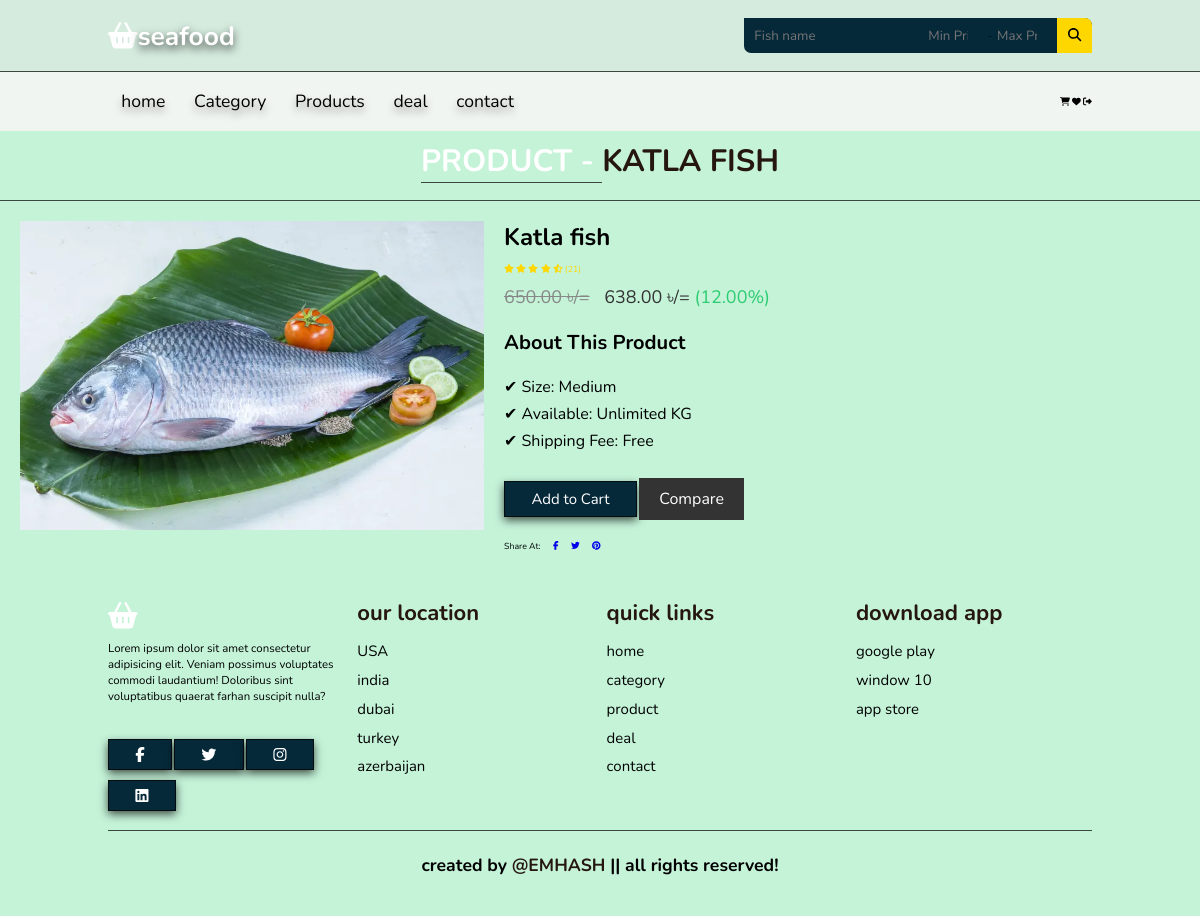
The app's page /product/item/3dc8a2b5-5661-4510-8b11-78c2261b3bcf (signed in) with its own data.
### market/models.py (models this page shows, shortened)
class CommonBaseModel(models.Model):
    uid = models.UUIDField(primary_key=True, default= uuid.uuid4, editable=False)
    created_at = models.DateTimeField(auto_now_add=True)
    updated_at = models.DateTimeField(auto_now=True)
    class Meta:
        abstract = True

class Fish(CommonBaseModel):
    name = models.CharField(max_length=100)
    image = models.ImageField(upload_to="Fishes")
    price = models.DecimalField(max_digits=10, decimal_places=2)
    category = models.ForeignKey(Category, on_delete=models.CASCADE)
    discount = models.DecimalField(max_digits=5, decimal_places=2, blank=True, null=True)
    def discounted_price(self):
        if self.discount:
            return self.price - self.discount
        else:
            return self.price

### market/views.py (the view)
# urls.py: path("product/item/<str:uid>", views.view_product, name="view_product" ),
def view_product(request, uid):
    the_product = get_object_or_404(Fish, uid = uid)
    referring_url = request.META.get('HTTP_REFERER')
    context = {
        "fish":the_product,
    }
    return render(request, "frontend/view_product.html", context)

### market/templatetags/common.py (called while the page is built)
@register.filter
def cart_data(user):
    if Order.objects.filter(user = user, payment=False).exists():
        carts = CartItem.objects.filter(user=user, purchased = False)
    else:
        carts = None
    if carts:
        item = carts.count()
        return item
    else:
        item = 0
        return item

### templates/frontend/view_product.html (shortened to what this page needs)
{% extends "frontend/base/base.html" %}
{% load static %}
{% block css %}
<link rel="stylesheet" href="{% static "css/product_view.css" %}">
{% endblock css %}
{% block content %}
<h1 class="heading"> <span>Product - </span> Katla Fish </h1>
    <main class="main">
        <div class="container">
            <div class="product-view">
                <div class="product-image">
                    <img src="{{fish.image.url}}" alt="Product Image">
                </div>
                <div class="product-details">
                    <h1>{{fish.name}}</h1>
                    <div class="rating">
                        <span class="fas fa-star"></span>
                        <span class="fas fa-star"></span>
                        <span class="fas fa-star"></span>
                        <span class="fas fa-star"></span>
                        <span class="fas fa-star-half-alt"></span>
                        <span>(21)</span>
                    </div>
                    <p class="price">
                        <span class="old-price">{{fish.price}} ৳/=</span>
                        <span class="new-price">{{fish.discounted_price}} ৳/=</span>
                        <span class="discount">({{fish.discount}}%)</span>
                    </p>
                    <div class="description">
                        <h3>About This Product</h3>
                    </div>
                    <ul class="features">
                        <li>✔ Size: Medium</li>
                        <li>✔ Available: {{fish.available}}Unlimited KG</li>
                        <li>✔ Shipping Fee: Free</li>
                    </ul>
                    <div class="cart-add">
                        <a href="{% url "cart_view" fish.uid %}" class="btn">Add to Cart</a>
                        <button type="button">Compare</button>
                    </div>
                    <div class="share">
                        <span>Share At:</span>
                        <a href="#"><i class="fab fa-facebook-f"></i></a>
                        <a href="#"><i class="fab fa-twitter"></i></a>
                        <a href="#"><i class="fab fa-pinterest"></i></a>
                    </div>
                </div>
            </div>
        </div>
    </main>
{% endblock content %}

### static/css/style.css (style rules this page uses)
:root { --green:#c4f3d8; --black:#251610; --darkgreen:#06293a; }
body { background: var(--green); }
* { font-family: 'Nunito', sans-serif; margin: 0; padding: 0; box-sizing: border-box; outline: none; border: none; text-decoration: none; transition: all .2s linear; }
html { font-size: 62.5%; overflow-x: hidden; scroll-padding-top: 6.5rem; scroll-behavior: smooth; }
.btn { display:inline-block; margin-top:1rem; background: var(--darkgreen); color: #fff; padding: .8rem 3rem; font-size:1.7rem; text-align:center; cursor: pointer; box-shadow: 0 0.5rem 1rem rgba(0,0,0,0.7); border:0.1rem solid rgba(0,0,0,0.7); }
.heading { text-align: center; color: var(--black); text-transform: uppercase; padding:1rem; font-size: 3.5rem; padding-bottom:2rem; border-bottom: 0.1rem solid rgba(0,0,0,0.7); }
.heading span { color: #ffffff; text-transform: uppercase; border-bottom: 0.1rem solid rgba(0,0,0,0.7); }
@media (max-width:1200px) { html { font-size: 55%; } }

### static/css/product_view.css (style rules this page uses)
.container { width: 100%; max-width: 1200px; margin: 0 auto; padding: 20px; }
.product-view { display: flex; flex-wrap: wrap; }
.product-image { flex: 0 0 40%; max-width: 40%; }
.product-image img { width: 100%; height: auto; }
.product-details { flex: 0 0 60%; max-width: 60%; padding-left: 20px; }
.product-details h1 { font-size: 24px; margin-bottom: 10px; }
.rating { color: #FFD700; }
.price { font-size: 18px; margin: 10px 0; }
.old-price { color: #888; text-decoration: line-through; margin-right: 10px; }
.new-price { color: #333; }
.discount { color: #2ecc71; }
.description { margin-top: 20px; }
.description h3 { font-size: 20px; margin-bottom: 10px; }
.features { margin-top: 20px; list-style-type: none; padding: 0; }
.features li { font-size: 16px; margin-bottom: 5px; }
.cart-add { margin-top: 20px; }
.cart-add button { padding: 10px 20px; font-size: 16px; background-color: #333; color: #fff; border: none; cursor: pointer; margin-right: 10px; }
.cart-add button:last-child { margin-right: 0; }
.share { margin-top: 20px; }
.share span { margin-right: 10px; }
.share a { margin-right: 10px; }

### records on screen
Fish: image (picture), name "Katla fish", price "650.00", discounted_price "638.00", discount "12.00"
